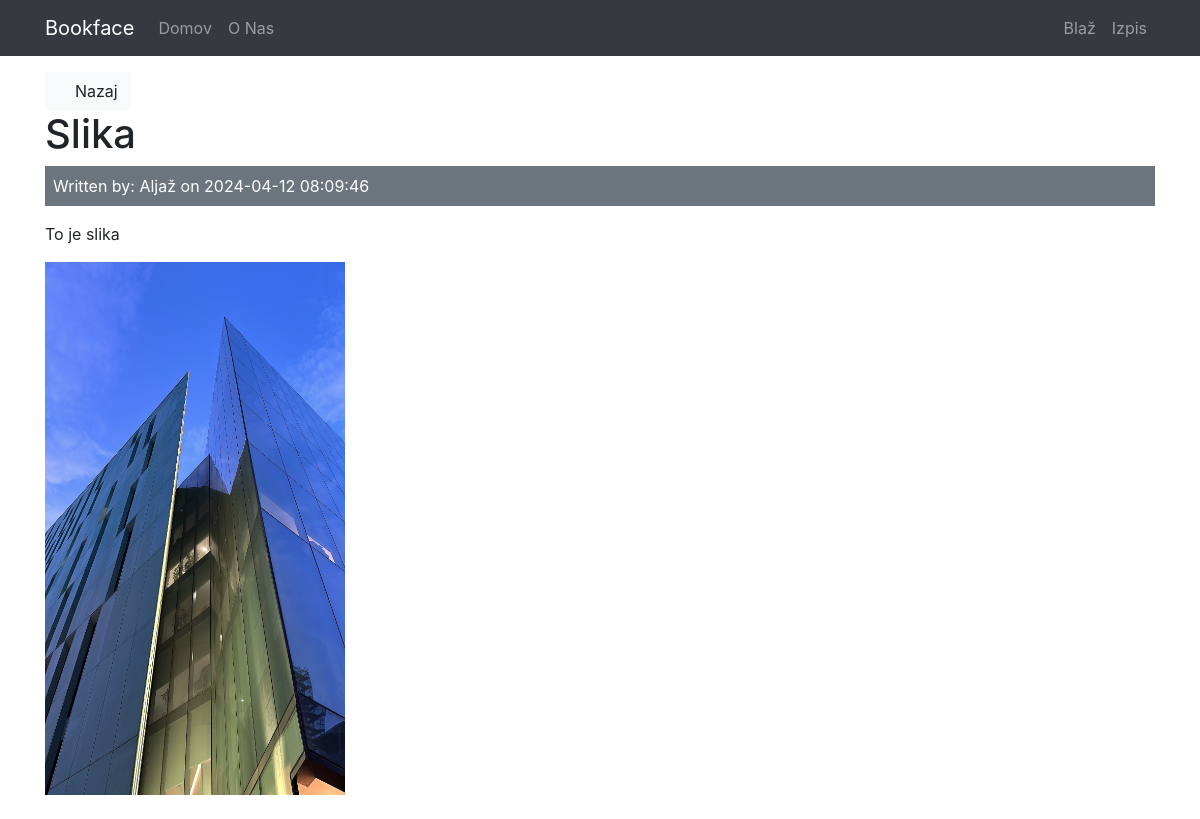
/posts/show/36 (signed in), run on the app's committed database.
### tables this page shows
CREATE TABLE `posts` (
  `id` int(11) NOT NULL,
  `user_id` int(11) NOT NULL,
  `title` varchar(255) NOT NULL,
  `body` text NOT NULL,
  `created_at` datetime NOT NULL DEFAULT current_timestamp(),
  `image_path` varchar(255) DEFAULT NULL
);

CREATE TABLE `users` (
  `id` int(11) NOT NULL,
  `name` varchar(255) NOT NULL,
  `email` varchar(255) NOT NULL,
  `password` varchar(255) NOT NULL,
  `created_at` datetime NOT NULL DEFAULT current_timestamp(),
  `role` varchar(255) NOT NULL DEFAULT 'user'
);

### app/controllers/Posts.php (called while the page is built, shortened)
<?php
     class Posts extends Controller {
          private $postModel;
          public function __construct(){
               $this->postModel = $this->model('Post');
          }
          public function show($id){
               $post = $this->postModel->getPostById($id);
               $data = [
                    'post' => $post,
               ];
               $this->view('posts/show', $data);
          }
     }

### app/libraries/Core.php (called while the page is built, shortened)
<?php
  class Core {
    protected $currentMethod = 'index';
    public function __construct(){
      $url = $this->getUrl();
      if(file_exists('../app/controllers/' . ucwords($url[0]). '.php')){
        unset($url[0]);
      }
      $this->currentController = new $this->currentController;
      if(isset($url[1])){
        if(method_exists($this->currentController, $url[1])){
          $this->currentMethod = $url[1];
          unset($url[1]);
        }
      }
      $this->params = $url ? array_values($url) : [];
      call_user_func_array([$this->currentController, $this->currentMethod], $this->params);
    }
    public function getUrl(){
      if(isset($_GET['url'])){
        $url = rtrim($_GET['url'], '/');
        $url = filter_var($url, FILTER_SANITIZE_URL);
        $url = explode('/', $url);
        return $url;
      }
    }
  }

### public/index.php (called while the page is built, shortened)
<?php
  $init = new Core;

### app/libraries/Database.php (called while the page is built, shortened)
<?php
     class Database {
          private $host = DB_HOST;
          private $user = DB_USER;
          private $pass = DB_PASS;
          private $dbname = DB_NAME;
          private $dbh;
          private $stmt;
          public function __construct()
          {
               $dsn = 'mysql:host=' . $this->host . ';dbname=' . $this->dbname;
               $options = array(
                    PDO::ATTR_PERSISTENT => true,
                    PDO::ATTR_ERRMODE => PDO::ERRMODE_EXCEPTION
               );
               try{
                    $this->dbh = new PDO($dsn, $this->user, $this->pass, $options);
               } catch(PDOException $e){
                    $this->error = $e->getMessage();
                    echo $this->error;
               }
          }
          public function query($sql){
               $this->stmt = $this->dbh->prepare($sql);
          }
          public function bind($param, $value, $type = NULL){
               if(is_null($type)){
                    switch(true){
                         default:
                              $type = PDO::PARAM_STR;
                         }
               }
               $this->stmt->bindValue($param,$value,$type);
          }
          public function execute(){
               return $this->stmt->execute();
          }
          public function single(){
               $this->execute();
               return $this->stmt->fetch(PDO::FETCH_OBJ);
          }
     }

### app/models/Post.php (called while the page is built, shortened)
<?php
     class Post {
          private $db;
          public function __construct(){
               $this->db = new Database;
          }
          public function getPostById($id){
               $this->db->query('SELECT
               p.id AS id,
               u.id as user_id,
               u.name as author,
               p.title,
               p.body,
               p.image_path,
               p.created_at
               FROM `posts` p
               LEFT JOIN `users` u ON p.user_id = u.id
               WHERE p.id= :id');
               $this->db->bind(':id', $id);
               $row = $this->db->single();
               return $row;
          }
     }

### app/views/posts/show.php (the view, shortened to what this page needs)
<?php require APPROOT . '/views/inc/header.php'; ?>
<a href="<?php echo URLROOT; ?>/posts" class="btn btn-light"><i class="fa fa-backward"></i> Nazaj</a>
<br>
<h1><?php echo $data['post']->title; ?></h1>
     <div class="bg-secondary text-white p-2 mb-3">
          Written by: <?php echo $data['post']->author; ?> on <?php echo $data['post']->created_at; ?>
     </div>
     <p>
          <?php echo $data['post']->body; ?>
</p>
<p>
<?php if (!empty($data['post']->image_path)) : ?>
                    <img src="<?php echo URLROOT . '/public/img/' . $data['post']->image_path; ?>" class="img-fluid mb-2" alt="Post Image" width="300" height="200">
               <?php endif; ?>
</p>
<?php require APPROOT . '/views/inc/footer.php'; ?>

### data on the page
posts: title "Slika", user.name "Aljaž", created_at "2024-04-12 08:09:46", body "To je slika", image_path (picture)

### other printed values
SITENAME "Bookface"
$_SESSION['user_name'] "Blaž"
